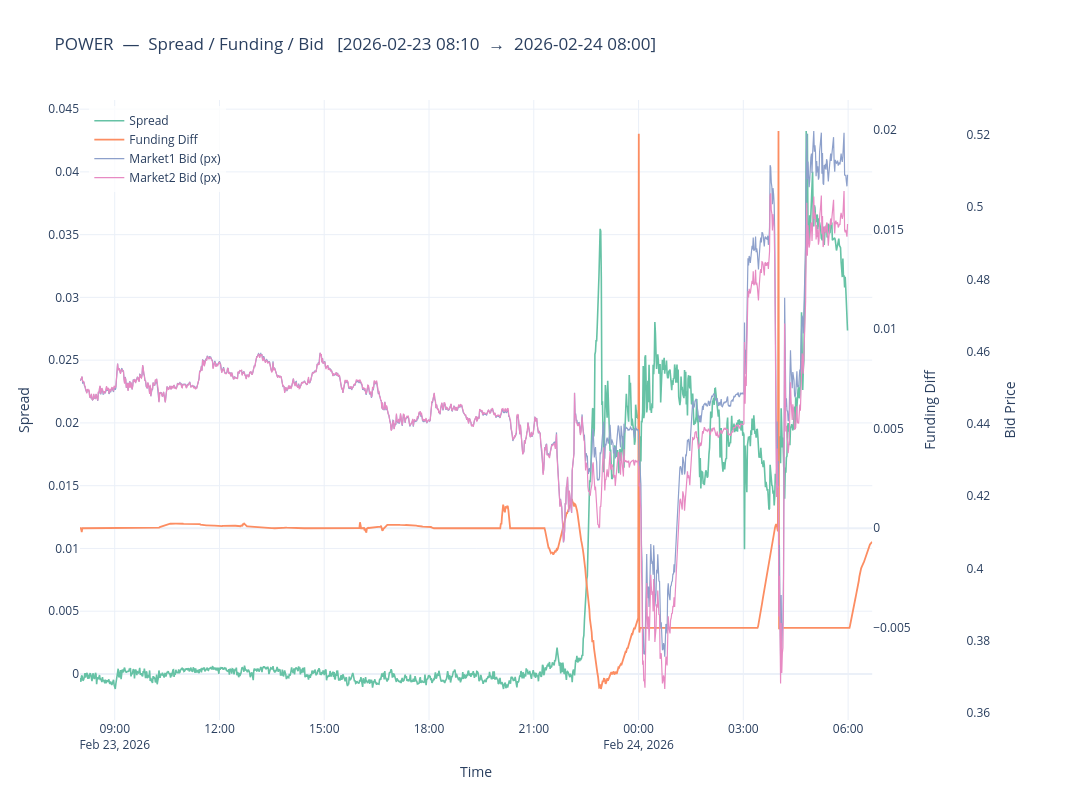

The notebook cell this image was saved under:
### Code cell
import plotly.graph_objects as go

# 1) 价差
cf_depth_resampled, spread_bid, spread_ask = load_spread_data_history_data(symbol, st, et, mode='BN-BYBIT')

# 2) 资金费率（含 Type1 / Type2）
funding_diff, merged_df, merged_df2 = load_funding_diffs(
    symbol, last_time, spread_bid, spread_ask, lookback_window, mode='BN-BYBIT', OnSettleTime=False
)
merged_df = merged_df.dropna()
merged_df2 = merged_df2.dropna()

# 3) Plotly 画图 —— Spread / Funding Diff / Bid Price (两个交易所)
bid_px_ex0 = cf_depth_resampled['bid_price_1_ex0']
bid_px_ex1 = cf_depth_resampled['bid_price_1_ex1']
start_time = last_time - pd.Timedelta(days=lookback_window) + pd.Timedelta(minutes=10)
funding_sorted = funding_diff.sort_index()

fig = go.Figure()

# Spread (y1, 左轴)
fig.add_trace(go.Scatter(
    x=spread_bid.index, y=spread_bid.values,
    name='Spread', line=dict(color='#66C2A5', width=1.6),
    yaxis='y1',
))

# Funding Diff (y2, 右轴1)
fig.add_trace(go.Scatter(
    x=funding_sorted.index, y=funding_sorted['funding_diff'].values,
    name='Funding Diff', line=dict(color='#FC8D62', width=1.8),
    yaxis='y2',
))

# Market1 Bid Price (y3, 右轴2)
bid_px_ex0_aligned = bid_px_ex0.reindex(spread_bid.index)
fig.add_trace(go.Scatter(
    x=spread_bid.index, y=bid_px_ex0_aligned.values,
    name='Market1 Bid (px)', line=dict(color='#8DA0CB', width=1.2),
    yaxis='y3',
))

# Market2 Bid Price (y3, 同轴)
bid_px_ex1_aligned = bid_px_ex1.reindex(spread_bid.index)
fig.add_trace(go.Scatter(
    x=spread_bid.index, y=bid_px_ex1_aligned.values,
    name='Market2 Bid (px)', line=dict(color='#E78AC3', width=1.2),
    yaxis='y3',
))

fig.update_layout(
    title=f"{symbol}  —  Spread / Funding / Bid   [{start_time.strftime('%Y-%m-%d %H:%M')}  →  {last_time.strftime('%Y-%m-%d %H:%M')}]",
    xaxis=dict(title='Time', domain=[0, 0.85]),
    yaxis=dict(title='Spread', side='left', showgrid=True),
    yaxis2=dict(title='Funding Diff', side='right', overlaying='y', showgrid=False),
    yaxis3=dict(title='Bid Price', side='right', overlaying='y', position=0.95, showgrid=False),
    legend=dict(x=0.01, y=0.99, bgcolor='rgba(255,255,255,0.8)'),
    height=800, width=1600,
    template='plotly_white',
)
fig.show()

results = {
    "symbol": symbol,
    "funding_diff_signed_cumsum": merged_df2['funding_diff_signed_cumsum'].iloc[-1],
    "funding_diff_adj_cumsum": merged_df2['funding_diff_adj_cumsum'].iloc[-1],
}

### Figure 1 — Plotly figure (JSON) as saved in the notebook; plotly's stock layout.template omitted (floating-point values rounded to 4 significant figures; data arrays with more than 128 entries replaced by an {"elided": "..."} marker saying what was removed)
{"data": [{"line": {"color": "#66C2A5", "width": 1.6}, "name": "Spread", "type": "scatter", "x": {"elided": "1319 str values"}, "y": {"elided": "1319 float values"}, "yaxis": "y"}, {"line": {"color": "#FC8D62", "width": 1.8}, "name": "Funding Diff", "type": "scatter", "x": {"elided": "1362 str values"}, "y": {"elided": "1362 float values"}, "yaxis": "y2"}, {"line": {"color": "#8DA0CB", "width": 1.2}, "name": "Market1 Bid (px)", "type": "scatter", "x": {"elided": "1319 str values"}, "y": {"elided": "1319 float values"}, "yaxis": "y3"}, {"line": {"color": "#E78AC3", "width": 1.2}, "name": "Market2 Bid (px)", "type": "scatter", "x": {"elided": "1319 str values"}, "y": {"elided": "1319 float values"}, "yaxis": "y3"}], "layout": {"height": 800, "legend": {"bgcolor": "rgba(255,255,255,0.8)", "x": 0.01, "y": 0.99}, "title": {"text": "POWER  —  Spread / Funding / Bid   [2026-02-23 08:10  →  2026-02-24 08:00]"}, "width": 1600, "xaxis": {"domain": [0, 0.85], "title": {"text": "Time"}}, "yaxis": {"showgrid": true, "side": "left", "title": {"text": "Spread"}}, "yaxis2": {"overlaying": "y", "showgrid": false, "side": "right", "title": {"text": "Funding Diff"}}, "yaxis3": {"overlaying": "y", "position": 0.95, "showgrid": false, "side": "right", "title": {"text": "Bid Price"}}}}
